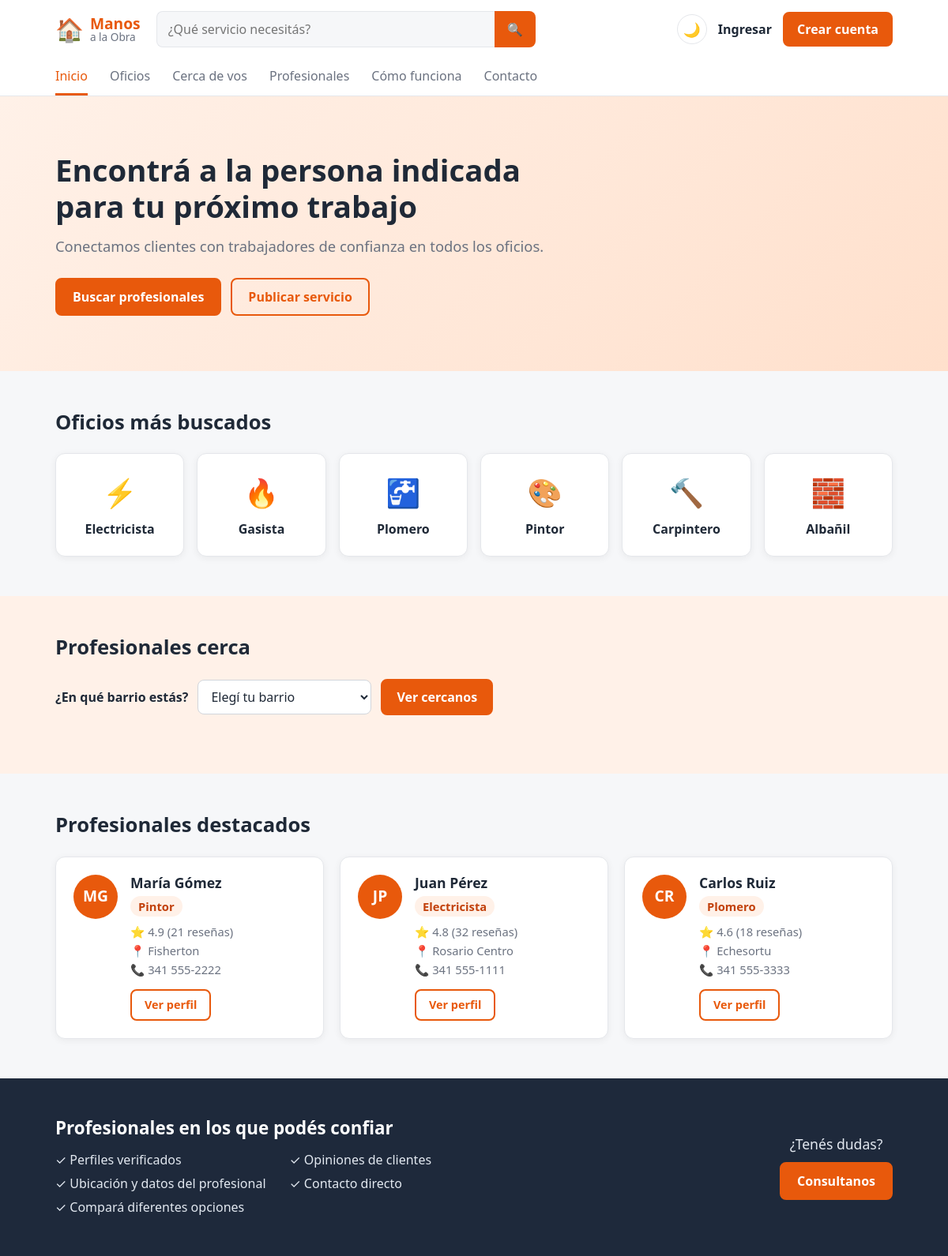
/, run on an earlier commit of the app's database.
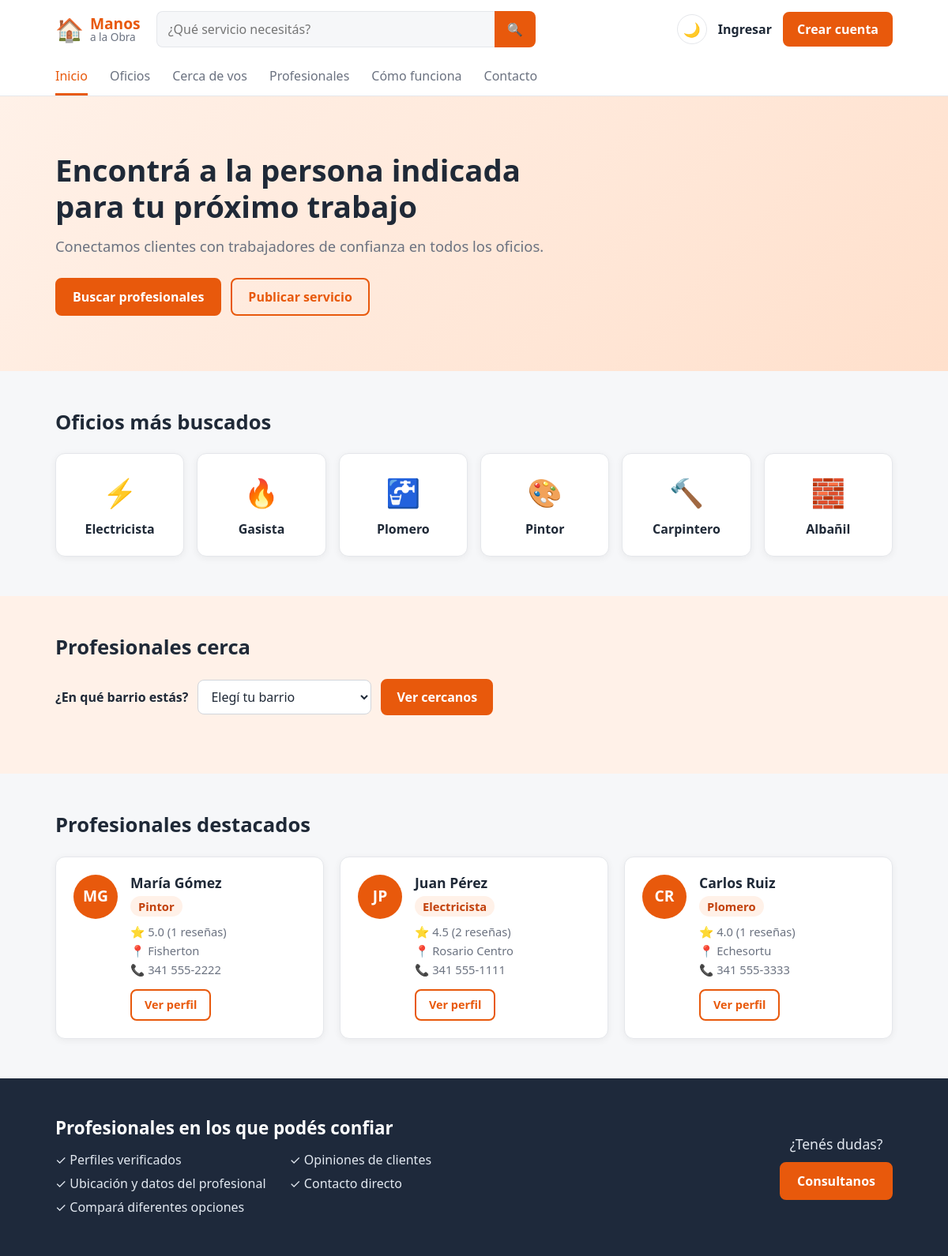
And on a later commit of the database.
### tables this page shows
CREATE TABLE profesionales (
    id INT AUTO_INCREMENT PRIMARY KEY,
     
    nombre VARCHAR(60) NOT NULL,
    apellido VARCHAR(60) NOT NULL,
    email VARCHAR(120) NOT NULL UNIQUE,
    password VARCHAR(255) NOT NULL,
    iniciales VARCHAR(5) NOT NULL,
     
    oficio VARCHAR(60) NULL,
    descripcion VARCHAR(300) NULL,
    ubicacion VARCHAR(100) NULL,
    telefono VARCHAR(30) NULL,
    experiencia INT NULL,
    fecha_alta DATE NULL,
    fecha_baja DATE NULL,
     
     
    valoracion DECIMAL(2,1) DEFAULT 0,
    cantidad_resenas INT DEFAULT 0,
    creado_en TIMESTAMP DEFAULT CURRENT_TIMESTAMP
);

### tarjeta_profesional.php (the view, shortened to what this page needs)
<div class="profesional-card <?php echo !empty($profesional["destacado"]) ? "destacada" : ""; ?>">
    <div class="profesional-avatar"><?php echo htmlspecialchars($profesional["iniciales"]); ?></div>
    <div class="profesional-info">
        <h3><?php echo htmlspecialchars($profesional["nombre"] . " " . $profesional["apellido"]); ?></h3>
        <p class="oficio"><?php echo htmlspecialchars($profesional["oficio"]); ?></p>
        <p class="valoracion">⭐ <?php echo $profesional["valoracion"]; ?> (<?php echo $profesional["cantidad_resenas"]; ?> reseñas)</p>
        <p class="ubicacion">📍 <?php
            echo htmlspecialchars($profesional["ubicacion"] ?? "");
        ?></p>
        <?php if (!empty($profesional["telefono"])): ?>
            <p class="telefono">📞 <?php echo htmlspecialchars($profesional["telefono"]); ?></p>
        <?php endif; ?>
        <a href="perfil.php?id=<?php echo $profesional["id"]; ?>" class="boton boton-borde">Ver perfil</a>
    </div>
</div>

### index.php (shortened to what this page needs)
<?php
require "config.php";
$modo_oscuro = ($_COOKIE["tema"] ?? "") === "oscuro";
$buscar = trim($_GET["buscar"] ?? "");
$oficio = trim($_GET["oficio"] ?? "");
$sql = "SELECT profesionales.*, barrios.barrio,
               (destacado_hasta IS NOT NULL AND destacado_hasta >= CURDATE()) AS destacado
        FROM profesionales
        LEFT JOIN barrios ON barrios.id = profesionales.barrio_id
        WHERE oficio IS NOT NULL
          AND (fecha_baja IS NULL OR fecha_baja >= CURDATE())";
$sql .= " ORDER BY destacado DESC, valoracion DESC, cantidad_resenas DESC";
$consulta = $conexion->prepare($sql);
$consulta->execute();
$resultado_profesionales = $consulta->get_result();
if ($oficio !== "") {
    $titulo_profesionales = $oficio;
} elseif ($buscar !== "") {
    $titulo_profesionales = "Resultados para \"" . $buscar . "\"";
} else {
    $titulo_profesionales = "Profesionales destacados";
}
$barrios = [];
$barrio_elegido = (int) ($_GET["barrio"] ?? 0);
$oficios_destacados = [
    "Electricista" => "⚡",
    "Gasista"      => "🔥",
    "Plomero"      => "🚰",
    "Pintor"       => "🎨",
    "Carpintero"   => "🔨",
    "Albañil"      => "🧱",
];
if (!isset($_SESSION["usuario_id"])) {
    $link_publicar = "registro.php";
} elseif ($_SESSION["usuario_tipo"] === "profesional") {
    $link_publicar = "postular.php";
} else {
    $link_publicar = "";
}
?>
<!DOCTYPE html>
<html lang="es">
<head>
    <link rel="stylesheet" href="style.css">
</head>
<body class="<?php echo $modo_oscuro ? "oscuro" : ""; ?>">
    <header class="header-principal">
        <div class="barra-superior">
            <a href="index.php" class="logo">
                <span class="logo-icono">🏠</span>
                <span class="logo-texto"><strong>Manos</strong><span>a la Obra</span></span>
            </a>
            <form class="buscador" action="index.php#profesionales" method="get">
                <input type="search" name="buscar" placeholder="¿Qué servicio necesitás?" value="<?php echo htmlspecialchars($buscar); ?>">
                <button type="submit" aria-label="Buscar">🔍</button>
            </form>
            <div class="acciones">
                <a href="tema.php" class="boton-tema" title="<?php echo $modo_oscuro ? "Activar modo claro" : "Activar modo oscuro"; ?>">
                    <?php echo $modo_oscuro ? "☀️" : "🌙"; ?>
                </a>
                <?php if (isset($_SESSION["usuario_nombre"])): ?>
                    <span class="link-ingresar">Hola, <?php echo htmlspecialchars($_SESSION["usuario_nombre"]); ?></span>
                    <?php if (($_SESSION["usuario_tipo"] ?? "") === "profesional"): ?>
                        <a href="postular.php" class="btn-publicar">Postular servicio</a>
                    <?php endif; ?>
                    <a href="logout.php" class="btn-publicar">Salir</a>
                <?php else: ?>
                    <a href="login.php" class="link-ingresar">Ingresar</a>
                    <a href="registro.php" class="btn-publicar">Crear cuenta</a>
                <?php endif; ?>
            </div>
        </div>
        <nav class="barra-menu">
            <a href="index.php" class="activo">Inicio</a>
            <a href="#oficios">Oficios</a>
            <a href="#cerca">Cerca de vos</a>
            <a href="#profesionales">Profesionales</a>
            <a href="como_funciona.php">Cómo funciona</a>
            <a href="contacto.php">Contacto</a>
        </nav>
    </header>
    <section class="hero">
        <div class="contenedor">
            <div class="hero-texto">
                <h1>Encontrá a la persona indicada para tu próximo trabajo</h1>
                <p>Conectamos clientes con trabajadores de confianza en todos los oficios.</p>
                <div class="hero-botones">
                    <a href="#profesionales" class="boton boton-lleno">Buscar profesionales</a>
                    <?php if ($link_publicar !== ""): ?>
                        <a href="<?php echo $link_publicar; ?>" class="boton boton-borde">Publicar servicio</a>
                    <?php endif; ?>
                </div>
            </div>
        </div>
    </section>
    <section class="seccion">
        <div class="contenedor">
            <h2 class="seccion-titulo" id="oficios">Oficios más buscados</h2>
            <div class="oficios-grid">
                <?php foreach ($oficios_destacados as $nombre_oficio => $icono): ?>
                    <a href="index.php?oficio=<?php echo urlencode($nombre_oficio); ?>#profesionales"
                       class="oficio-card <?php echo $oficio === $nombre_oficio ? "elegido" : ""; ?>">
                        <span class="icono"><?php echo $icono; ?></span>
                        <p><?php echo $nombre_oficio; ?></p>
                    </a>
                <?php endforeach; ?>
            </div>
        </div>
    </section>
    <section class="seccion seccion-cerca">
        <div class="contenedor">
            <h2 class="seccion-titulo" id="cerca">Profesionales cerca</h2>
            <form class="elegir-barrio" action="index.php#cerca" method="get">
                <label for="barrio">¿En qué barrio estás?</label>
                <select id="barrio" name="barrio" required>
                    <option value="" disabled <?php echo isset($barrios[$barrio_elegido]) ? "" : "selected"; ?>>Elegí tu barrio</option>
                </select>
                <button type="submit" class="boton boton-lleno">Ver cercanos</button>
            </form>
        </div>
    </section>
    <section class="seccion">
        <div class="contenedor">
            <div class="seccion-encabezado">
                <h2 class="seccion-titulo" id="profesionales"><?php echo htmlspecialchars($titulo_profesionales); ?></h2>
            </div>
            <div class="profesionales-grid">
                <?php while ($profesional = $resultado_profesionales->fetch_assoc()): ?>
                    <?php
                    include "tarjeta_profesional.php";
                    ?>
                <?php endwhile; ?>
            </div>
        </div>
    </section>
        <footer class="pie-pagina">
        <div class="contenedor">
            <div class="pie-confianza">
                <h2>Profesionales en los que podés confiar</h2>
                <ul>
                    <li>✓ Perfiles verificados</li>
                    <li>✓ Opiniones de clientes</li>
                    <li>✓ Ubicación y datos del profesional</li>
                    <li>✓ Contacto directo</li>
                    <li>✓ Compará diferentes opciones</li>
                </ul>
            </div>
            <div class="pie-ayuda">
                <p>¿Tenés dudas?</p>
                <a href="contacto.php" class="boton boton-lleno">Consultanos</a>
            </div>
        </div>
    </footer>
</body>
</html>

What changed in the data, as far as the page shows it:
changed profesionales "MG": valoracion "4.9" → "5.0"; cantidad_resenas "21" → "1"
changed profesionales "JP": valoracion "4.8" → "4.5"; cantidad_resenas "32" → "2"
changed profesionales "CR": valoracion "4.6" → "4.0"; cantidad_resenas "18" → "1"
